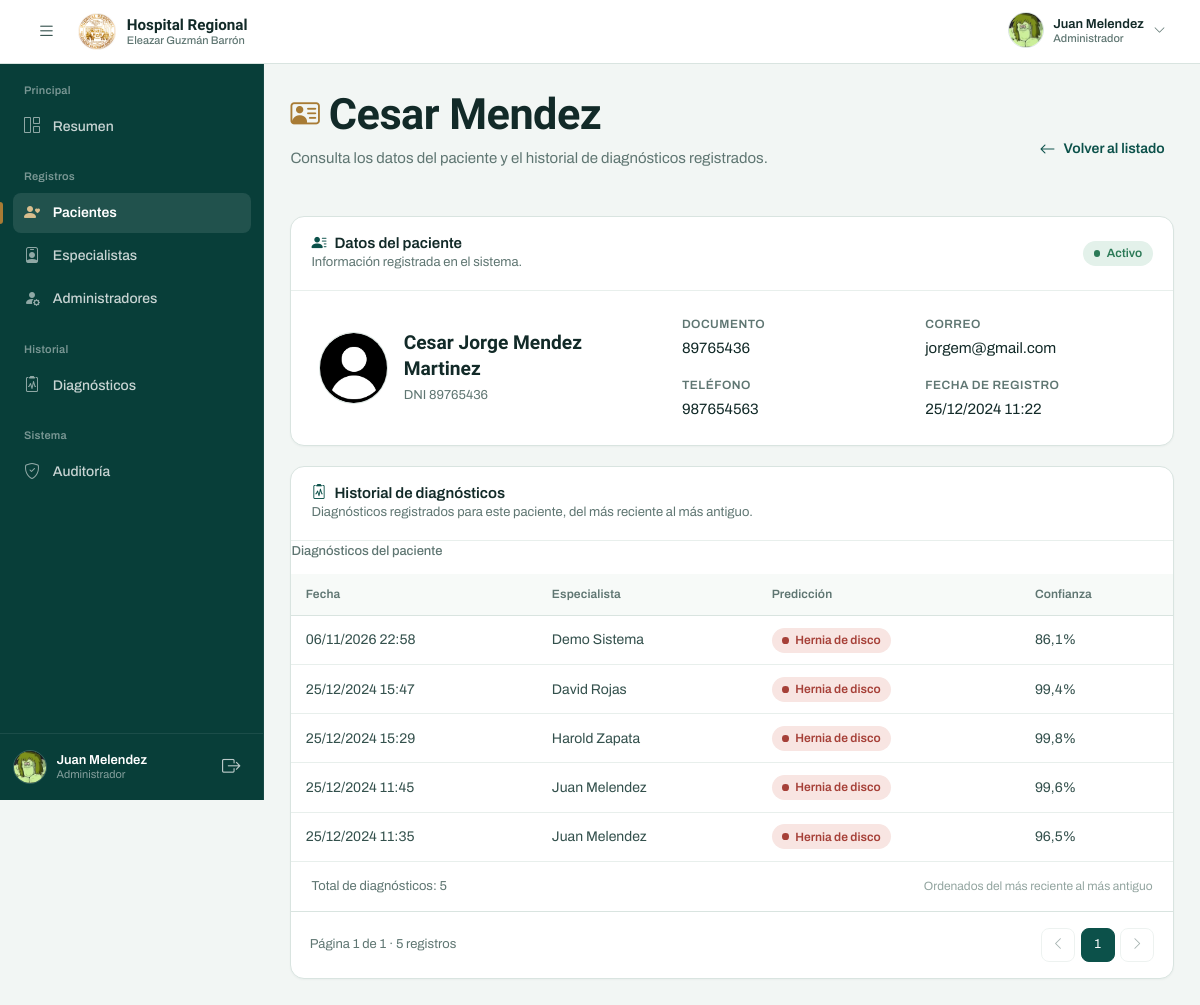
Screenshot of /pacientes/2/ (signed in) with the database file from the repository.
### tasks/models.py (models this page shows, shortened)
class Usuario(AbstractBaseUser):
    primer_nombre = models.CharField(max_length=200)
    segundo_nombre = models.CharField(max_length=200, blank=True)
    apellido_paterno = models.CharField(max_length=200)
    apellido_materno = models.CharField(max_length=200)
    codigo_empl = models.CharField(max_length=10)
    usuario_administrador = models.BooleanField(default=False)
    estado = models.ForeignKey(Estado, on_delete=models.CASCADE,null=True)
    username = models.CharField(max_length=20, unique=True, null=False)
    email = models.EmailField(max_length=200,unique=True)  # Cambiado a EmailField
    telefono = models.CharField(max_length=9, validators=[MinLengthValidator(9)], null=True, blank=True)
    dni = models.CharField(max_length=8, validators=[MinLengthValidator(8)], null=True, blank=True)
    foto = models.ImageField('Imagen de perfil', upload_to='usuarios1/', null=True, blank=True)
    fecha_creacion = models.DateTimeField(auto_now_add=True)
    es_demo = models.BooleanField(default=False, db_index=True)
    objects = UsuarioManager()
    USERNAME_FIELD = 'username'
    REQUIRED_FIELDS = ['email', 'primer_nombre', 'segundo_nombre', 'apellido_paterno', 'apellido_materno']
    @property
    def is_active(self):
        return self.estado_id is not None and self.estado.name == "Activo"

class Paciente (models.Model):
    primer_nombre = models.CharField(max_length=200)
    segundo_nombre = models.CharField(max_length=200, blank=True)
    apellido_paterno = models.CharField(max_length=200)
    apellido_materno = models.CharField(max_length=200)
    correo = models.CharField(max_length=200, blank=True)
    telefono = models.CharField(max_length=9, validators=[MinLengthValidator(9)], blank=True)
    dni = models.CharField(max_length=8, validators=[MinLengthValidator(8)],unique=True)
    foto = models.ImageField('Imagen de perfil', upload_to='perfil/', null=True, blank=True)
    fecha_creacion = models.DateTimeField(auto_now_add=True)
    activo = models.BooleanField(default=True)
    es_demo = models.BooleanField(default=False, db_index=True)

class Historial_paciente (models.Model):
    empleado = models.ForeignKey(Usuario, on_delete=models.CASCADE)
    paciente = models.ForeignKey(Paciente, on_delete=models.CASCADE)
    padecimiento = models.ForeignKey(Padecimiento, on_delete=models.CASCADE)
    fecha = models.DateTimeField(auto_now_add=True)
    precision_value = models.DecimalField(max_digits=10, decimal_places=2, default=Decimal('0.00'))
    es_demo = models.BooleanField(default=False, db_index=True)

### tasks/views.py (the view)
# urls.py: path('pacientes/<int:pk>/', v.DetallePaciente.as_view(), name='paciente_detalle'),
class DetallePaciente(LoginRequiredMixin, DetailView):
    model = Paciente
    template_name = 'crud/paciente_detalle.html'
    def get_context_data(self, **kwargs):
        context = super().get_context_data(**kwargs)
        historial = Historial_paciente.objects.filter(
            paciente=self.object
        ).select_related('empleado', 'padecimiento').order_by('-fecha')
        paginator = Paginator(historial, 10)
        page_obj = paginator.get_page(self.request.GET.get('page'))
        context['historial'] = page_obj
        context['page_obj'] = page_obj
        context['cantidad'] = paginator.count
        context['querystring'] = _querystring_sin_pagina(self.request)
        return context

### tasks/templates/crud/paciente_detalle.html (shortened to what this page needs)
{% extends 'crud/basecrud.html' %} {% load static %} {% block title %}Ficha del paciente · Hospital Regional{% endblock %} {% block page_title %}{{ paciente.primer_nombre }} {{ paciente.apellido_paterno }}{% endblock %} {% block icon_crud %}<i class="bi bi-person-vcard" aria-hidden="true"></i>{% endblock %} {% block descripcion %} Consulta los datos del paciente y el historial de diagnósticos registrados. {% endblock %} {% block page_actions %}
  <div class="page-header__actions">
    <a href="{% url 'paciente' %}" class="btn-app btn-app--ghost">
      <i class="bi bi-arrow-left" aria-hidden="true"></i>
      Volver al listado
    </a>
  </div>
{% endblock %} {% block crud_mod %}
<div class="stack">
  <section class="panel patient-detail">
    <div class="panel__header">
      <div>
        <h2 class="panel__title">
          <i class="bi bi-person-lines-fill" aria-hidden="true"></i>
          Datos del paciente
        </h2>
        <p class="panel__hint">Información registrada en el sistema.</p>
      </div>
      {% if paciente.activo %}
        <span class="badge-status badge-status--ok">Activo</span>
      {% else %}
        <span class="badge-status badge-status--danger">Inactivo</span>
      {% endif %}
    </div>
    <div class="patient-detail__body">
      <div class="patient-detail__identity">
        <span class="avatar-cell avatar-cell--lg">
          {% if paciente.foto %}
            <img src="{{ paciente.foto.url }}" alt="Fotografía de {{ paciente.primer_nombre }} {{ paciente.apellido_paterno }}" loading="lazy" />
          {% else %}
            <img src="{% static 'img/user_default.png' %}" alt="" loading="lazy" />
          {% endif %}
        </span>
        <div>
          <p class="patient-detail__name">
            {{ paciente.primer_nombre }} {{ paciente.segundo_nombre }}
            {{ paciente.apellido_paterno }} {{ paciente.apellido_materno }}
          </p>
          <p class="patient-detail__sub">DNI {{ paciente.dni }}</p>
        </div>
      </div>
      <dl class="patient-detail__grid">
        <div>
          <dt>Documento</dt>
          <dd>{{ paciente.dni }}</dd>
        </div>
        <div>
          <dt>Correo</dt>
          <dd>{% if paciente.correo %}{{ paciente.correo }}{% else %}No registrado{% endif %}</dd>
        </div>
        <div>
          <dt>Teléfono</dt>
          <dd>{% if paciente.telefono %}{{ paciente.telefono }}{% else %}No registrado{% endif %}</dd>
        </div>
        <div>
          <dt>Fecha de registro</dt>
          <dd>{{ paciente.fecha_creacion|date:"d/m/Y H:i" }}</dd>
        </div>
      </dl>
    </div>
  </section>
  <section class="panel">
    <div class="panel__header">
      <div>
        <h2 class="panel__title">
          <i class="bi bi-clipboard2-pulse" aria-hidden="true"></i>
          Historial de diagnósticos
        </h2>
        <p class="panel__hint">
          Diagnósticos registrados para este paciente, del más reciente al más
          antiguo.
        </p>
      </div>
    </div>
    <div class="table-scroll">
      <table class="table-app table-app--cards">
        <caption>Diagnósticos del paciente</caption>
        <thead>
          <tr>
            <th>Fecha</th>
            <th>Especialista</th>
            <th>Predicción</th>
            <th>Confianza</th>
          </tr>
        </thead>
        <tbody>
          {% for h in historial %}
            <tr>
              <td class="cell-muted" data-label="Fecha">
                {{ h.fecha|date:"d/m/Y H:i" }}
              </td>
              <td data-label="Especialista">
                {{ h.empleado.primer_nombre }} {{ h.empleado.apellido_paterno }}
              </td>
              <td data-label="Predicción">
                {% if h.padecimiento.name == 'Hernia de Disco' %}
                  <span class="badge-status badge-status--danger">
                    Hernia de disco
                  </span>
                {% elif h.padecimiento.name == 'Espondilolistesis' %}
                  <span class="badge-status badge-status--warn">
                    Espondilolistesis
                  </span>
                {% else %}
                  <span class="badge-status badge-status--ok">Normal</span>
                {% endif %}
              </td>
              <td class="tabular" data-label="Confianza">
                {{ h.precision_value|floatformat:1 }}%
              </td>
            </tr>
          {% endfor %}
        </tbody>
      </table>
    </div>
    <div class="table-footer">
      <span>Total de diagnósticos: {{ cantidad }}</span>
      <span class="table-footer__hint">
        Ordenados del más reciente al más antiguo
      </span>
    </div>
    {% include 'crud/_paginacion.html' %}
  </section>
</div>
{% endblock %}

### tasks/templates/layout/base.html (shortened to what this page needs)
{% load static %}
<!DOCTYPE html>
<html lang="es">
  <head>
    <link
      rel="stylesheet"
      href="https://cdn.jsdelivr.net/npm/bootstrap-icons@1.11.3/font/bootstrap-icons.min.css"
    />
    <link
      href="https://cdn.jsdelivr.net/npm/bootstrap@5.3.3/dist/css/bootstrap.min.css"
      rel="stylesheet"
    />
    <link rel="stylesheet" href="{% static 'styles/base.css' %}" />
    <link rel="stylesheet" href="{% static 'styles/dashboard.css' %}" />
    <link rel="stylesheet" href="{% static 'styles/diagnostico.css' %}" />
    <link rel="stylesheet" href="{% static 'styles/etapa2.css' %}" />
    <link rel="stylesheet" href="{% static 'styles/etapa3.css' %}" />
    <link rel="stylesheet" href="{% static 'styles/etapaf.css' %}" />
    <link rel="stylesheet" href="{% static 'styles/r_paciente.css' %}" />
  </head>
  <body>
    <div id="__next">
      <header class="app-header">
        <div class="app-header__left">
          <button
            class="icon-btn menu-btn"
            id="menu_toggle"
            type="button"
            aria-label="Abrir menú de navegación"
            aria-controls="sidebar"
            aria-expanded="false"
          >
            <i class="bi bi-list" aria-hidden="true"></i>
          </button>
          <a class="brand" href="{% url 'dashboard' %}">
            <img
              class="brand__seal"
              src="{% static 'img/logo-hospital-transparente.png' %}"
              alt=""
            />
            <span class="brand__text">
              <span class="brand__title">Hospital Regional</span>
              <span class="brand__subtitle">Eleazar Guzmán Barrón</span>
            </span>
          </a>
        </div>
        <div class="app-header__right">
          <div class="perfil">
            <button
              class="perfil__trigger"
              id="perfil_trigger"
              type="button"
              aria-label="Abrir menú de usuario"
              aria-haspopup="true"
              aria-expanded="false"
              aria-controls="panel_conf"
            >
              {% if user.foto %}
                <img id="avatar_1" src="{{ user.foto.url }}" alt="" />
              {% else %}
                <img
                  id="avatar_1"
                  src="{% static 'img/user_default.png' %}"
                  alt=""
                />
              {% endif %}
              <span class="perfil__meta">
                <span class="perfil__name">
                  {{ user.primer_nombre }} {{ user.apellido_paterno }}
                </span>
                <span class="perfil__role">
                  {% if request.user.usuario_administrador %}Administrador{% else %}Especialista{% endif %}
                </span>
              </span>
              <i class="bi bi-chevron-down perfil__chev" aria-hidden="true"></i>
            </button>
          </div>
        </div>
      </header>
      <div class="app-shell" id="main_">
        <nav class="sidebar" id="sidebar" aria-label="Navegación principal">
          <div class="sidebar__scroll">
            <div class="nav-group">
              <p class="nav-group__label">Principal</p>
              <a
                href="{% url 'dashboard' %}"
                class="nav-link {% if request.resolver_match.url_name == 'dashboard' %}is-active{% endif %}"
              >
                <i class="bi bi-grid-1x2" aria-hidden="true"></i>
                <span>Resumen</span>
              </a>
            </div>
            <div class="nav-group">
              <p class="nav-group__label">Registros</p>
              <a
                href="{% url 'paciente' %}"
                class="nav-link {% if request.resolver_match.url_name == 'paciente' or request.resolver_match.url_name == 'registro_p' or request.resolver_match.url_name == 'paciente_detalle' or request.resolver_match.url_name == 'paciente_editar' %}is-active{% endif %}"
                {% if request.resolver_match.url_name == 'paciente' or request.resolver_match.url_name == 'registro_p' or request.resolver_match.url_name == 'paciente_detalle' or request.resolver_match.url_name == 'paciente_editar' %}aria-current="page"{% endif %}
              >
                <i class="bi bi-person-heart" aria-hidden="true"></i>
                <span>Pacientes</span>
              </a>
              {% if request.user.usuario_administrador %}
                <a
                  href="{% url 'especialista' %}"
                  class="nav-link {% if request.resolver_match.url_name == 'especialista' or request.resolver_match.url_name == 'registro_e' or nav_section == 'especialista' %}is-active{% endif %}"
                >
                  <i class="bi bi-person-badge" aria-hidden="true"></i>
                  <span>Especialistas</span>
                </a>
                <a
                  href="{% url 'administrador' %}"
                  class="nav-link {% if request.resolver_match.url_name == 'administrador' or request.resolver_match.url_name == 'registro_a' or nav_section == 'administrador' %}is-active{% endif %}"
                >
                  <i class="bi bi-person-fill-gear" aria-hidden="true"></i>
                  <span>Administradores</span>
                </a>
              {% endif %}
            </div>
            <div class="nav-group">
              <p class="nav-group__label">Historial</p>
              <a
                href="{% url 'historial_d' %}"
                class="nav-link {% if request.resolver_match.url_name == 'historial_d' or nav_section == 'historial_d' %}is-active{% endif %}"
              >
                <i class="bi bi-clipboard2-pulse" aria-hidden="true"></i>
                <span>Diagnósticos</span>
              </a>
            </div>
            {% if request.user.usuario_administrador %}
              <div class="nav-group">
                <p class="nav-group__label">Sistema</p>
                <a
                  href="{% url 'auditoria' %}"
                  class="nav-link {% if request.resolver_match.url_name == 'auditoria' %}is-active{% endif %}"
                >
                  <i class="bi bi-shield-check" aria-hidden="true"></i>
                  <span>Auditoría</span>
                </a>
              </div>
            {% endif %}
          </div>
          <div class="sidebar__footer">
            <div class="sidebar-user">
              {% if user.foto %}
                <img src="{{ user.foto.url }}" alt="" />
              {% else %}
                <img src="{% static 'img/user_default.png' %}" alt="" />
              {% endif %}
              <div class="sidebar-user__meta">
                <span class="sidebar-user__name">
                  {{ user.primer_nombre }} {{ user.apellido_paterno }}
                </span>
                <span class="sidebar-user__role">
                  {% if request.user.usuario_administrador %}Administrador{% else %}Especialista{% endif %}
                </span>
              </div>
              <form method="post" action="{% url 'logout' %}">
                <button
                  type="submit"
                  class="icon-btn icon-btn--onDark"
                  aria-label="Cerrar sesión"
                  title="Cerrar sesión"
                >
                  <i class="bi bi-box-arrow-right" aria-hidden="true"></i>
                </button>
              </form>
            </div>
          </div>
        </nav>
        <main class="main_content" id="main_content">
          <div class="page-shell">
            {% block content %} {% endblock %}
          </div>
        </main>
      </div>
    </div>
  </body>
</html>

### rows the page displays
Usuario: foto (picture), primer_nombre "Juan", apellido_paterno "Melendez"
Paciente: primer_nombre "Cesar", apellido_paterno "Mendez", segundo_nombre "Jorge", apellido_materno "Martinez", dni "89765436", correo "jorgem@gmail.com", telefono "987654563", fecha_creacion "25/12/2024 11:22"
Historial_paciente: fecha "06/11/2026 22:58", empleado.primer_nombre "Demo", empleado.apellido_paterno "Sistema", shows "Hernia de disco", precision_value "86,1"
Historial_paciente: fecha "25/12/2024 15:47", empleado.primer_nombre "David", empleado.apellido_paterno "Rojas", shows "Hernia de disco", precision_value "99,4"
Historial_paciente: fecha "25/12/2024 15:29", empleado.primer_nombre "Harold", empleado.apellido_paterno "Zapata", shows "Hernia de disco", precision_value "99,8"
Historial_paciente: fecha "25/12/2024 11:45", empleado.primer_nombre "Juan", empleado.apellido_paterno "Melendez", shows "Hernia de disco", precision_value "99,6"
Historial_paciente: fecha "25/12/2024 11:35", empleado.primer_nombre "Juan", empleado.apellido_paterno "Melendez", shows "Hernia de disco", precision_value "96,5"

### other values shown
{{ cantidad }} "5"
{{ page_obj.number }} "1"
{{ page_obj.paginator.num_pages }} "1"
{{ page_obj.paginator.count }} "5"
{{ num }} "1"
